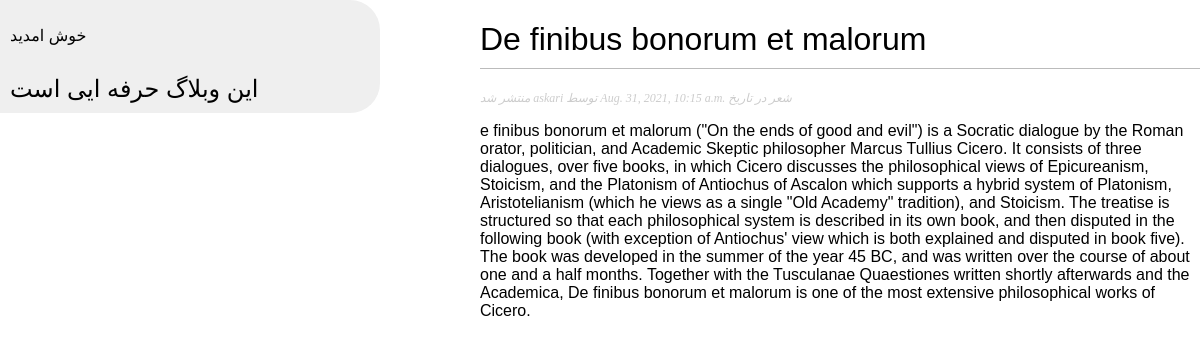
Page /blog/2021/8/31/de-finibus-bonorum-et-malorum/ on the committed database.
### weblog/models.py (models this page shows, shortened)
class Topic(models.Model):
    STATUS_LIST = (('draft', 'ذخیره نشده'), ('published', 'منتشر شده'),)
    title = models.CharField(max_length=250)
    slug = models.CharField(max_length=250, unique_for_date='publish')
    body = models.TextField()
    author = models.ForeignKey(User, on_delete=models.CASCADE, related_name='blog_posts')
    create = models.DateTimeField(auto_now_add=True)
    edit = models.DateTimeField(auto_now=True)
    publish = models.DateTimeField(default=timezone.now)
    status = models.CharField(max_length=10, choices=STATUS_LIST, default='draft')
    objects = models.Manager()
    published = TopicManager()
    class Meta:
        ordering = ('-publish',)

### weblog/views.py (the view)
# urls.py: path('<int:year>/<int:month>/<int:day>/<slug:slug>/', views.post_detail, name='post_detail'),
def post_detail(request, year, month, day, slug):
    post = get_object_or_404(Topic, publish__year=year, publish__month=month, publish__day=day,
                             slug=slug, status='published')
    return render(request, 'weblog/post/post_detail.html', {'post': post})

### weblog/templates/weblog/post/post_detail.html (shortened to what this page needs)
{% extends 'weblog/base.html' %}
{% block content %}
    <h1>{{ post.title }}</h1>
    <p class="date"> منتشر شد {{ post.author }} توسط {{ post.publish }} شعر در تاریخ </p>
    {{ post.body|linebreaks }}
{% endblock %}

### weblog/static/css/style.css (style rules this page uses)
body { margin:0; padding:0; font-family:helvetica, sans-serif; }
h1 { font-weight:normal; border-bottom:1px solid #bbb; padding:0 0 10px 0; }
p.date { color:#ccc; font-family: georgia, serif; font-size: 12px; font-style: italic; }

### rows in the picture
Topic: title "De finibus bonorum et malorum", author "askari", publish "Aug. 31, 2021, 10:15 a.m.", body "e finibus bonorum et malorum (\"On the ends of good and evil\") is a Socratic dialogue by the Roman orator, politician, and Academic Skeptic philosopher Marcus Tullius Cicero. It consists of three dialogues, over five books, in which Cicero discusses the philosophical views of Epicureanism, Stoicism, and the Platonism of Antiochus of Ascalon which supports a hybrid system of Platonism, Aristotelianism (which he views as a single \"Old Academy\" tradition), and Stoicism. The treatise is structured so that each philosophical system is described in its own book, and then disputed in the following book (with exception of Antiochus' view which is both explained and disputed in book five). The book…"
